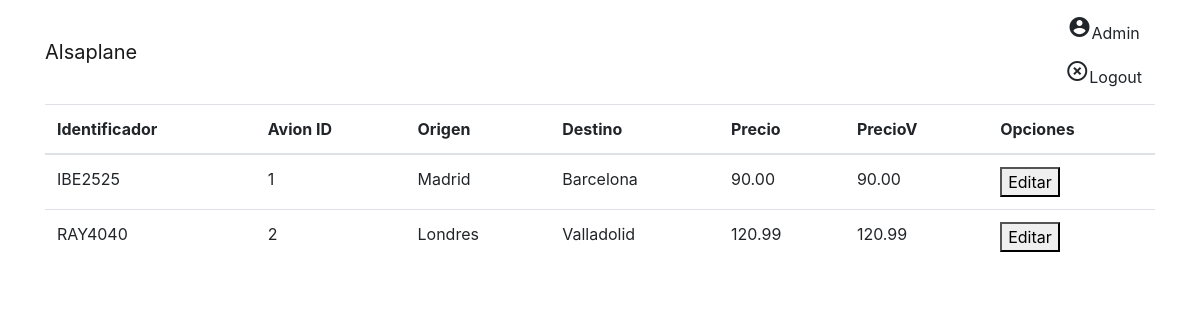
The app's page /PhpProject2/vuelos.php, older data.
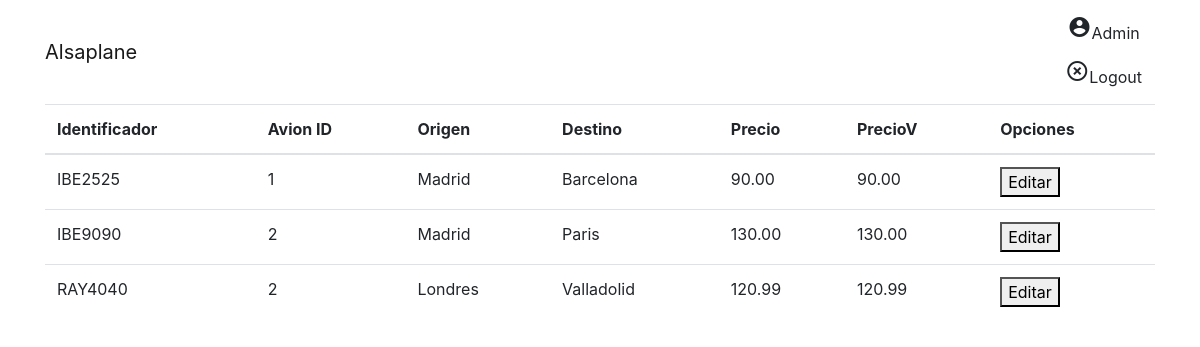
The same page, newer data.
### tables this page shows
CREATE TABLE `vuelos` (
  `idVuelo` varchar(7) NOT NULL,
  `idAvion` int(5) NOT NULL,
  `origen` varchar(20) NOT NULL,
  `destino` varchar(20) NOT NULL,
  `fechaVuelo` date NOT NULL,
  `precioV` decimal(6,2) NOT NULL
);

### PhpProject2/modelo.php (called while the page is built, shortened)
<?php
class Modelo{
            private $conexion;
            public function open()
            {
                   $this->conexion=  mysqli_connect("localhost:3306","root") or die (msql_error());
                   mysqli_select_db($this->conexion, 'alsaplane') or die (msql_error());
            }
            public function selectVuelos(){
                $consulta="SELECT idVuelo,idAvion,origen,destino,precioV FROM vuelos";
                $rs =  mysqli_query($this->conexion,$consulta);
                $nfilas = mysqli_num_rows($rs);
                if($nfilas != 0){
                    $vuelos = array();
                    $i=0;
                    while ($reg=mysqli_fetch_array($rs)){
                        $vuelos[$i]=$reg;
                        $i++;
                    }
                    return $vuelos;
                }else{
                    $this->close();
                    return NULL;
                }
            }
}

### PhpProject2/vuelos.php (the view, shortened to what this page needs)
<?php
include("modelo.php");
?>
<!DOCTYPE html>
<html lang="en">
<head>
  <link rel="stylesheet" href="https://maxcdn.bootstrapcdn.com/bootstrap/4.0.0-alpha.5/css/bootstrap.min.css">
</head>
<body>
    <nav class="navbar navbar-light bg-faded">
      <div class="container">
        <a class="navbar-brand" href="./index.php">Alsaplane</a>
        <div class="float-xs-right">
          <ul class="nav navbar-nav">
            <li class="btn"><i class="material-icons">account_circle</i>Admin</li>
            <li class="btn"><i class="material-icons">highlight_off</i>Logout</li>
          </ul>
        </div>
      </div>
    </nav>
    <div class="container">
<?php
    $modelo = new Modelo();
    $vuelos = $modelo->selectVuelos();
    if ($vuelos != NULL)
    {
        ?>
        <table class="table table-hover">
        <thead class="thead-inverse">
            <tr>
                <th>Identificador</th>
                <th>Avion ID</th>
                <th>Origen</th>
                <th>Destino</th>
                <th>Precio</th>
                <th>PrecioV</th>
                <th>Opciones</th>
            </tr>
        </thead>
        <tbody>
        <?php
        foreach ($vuelos as $vuelo) {
            ?><tr>
                <td><?php echo $vuelo['idVuelo']?></td>
                <td><?php echo $vuelo['idAvion']?></td>
                <td><?php echo $vuelo['origen']?></td>
                <td><?php echo $vuelo['destino']?></td>
                <td><?php echo $vuelo['precioV']?></td>
                <td><?php echo $vuelo['precioV']?></td>
                <td><a href="#"><button  name = "boton" value="editar">Editar</button></a></td>
            <?php
        }
        ?>
        </tbody>
        </table>
        <?php
    }
    else
    {
        echo 'No existen vuelos en la base de datos';
    }
?>
    </div>
</body>
</html>

Row changes from the older to the newer data that the page shows:
added vuelos: idVuelo "IBE9090", idAvion "2", origen "Madrid", destino "Paris", precioV "130.00"
